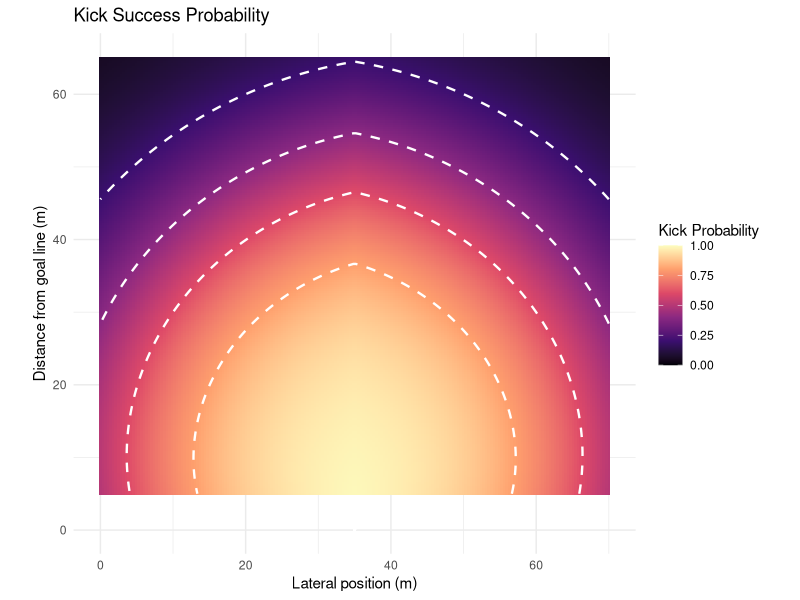
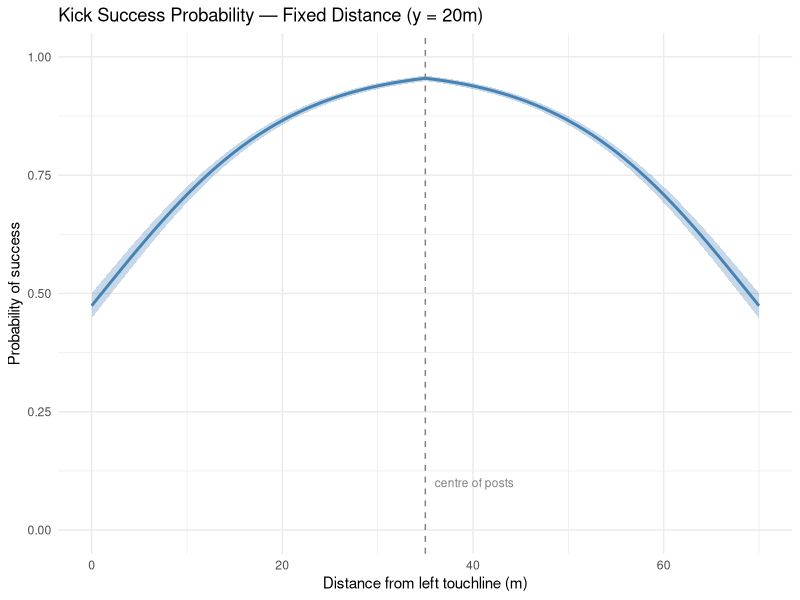
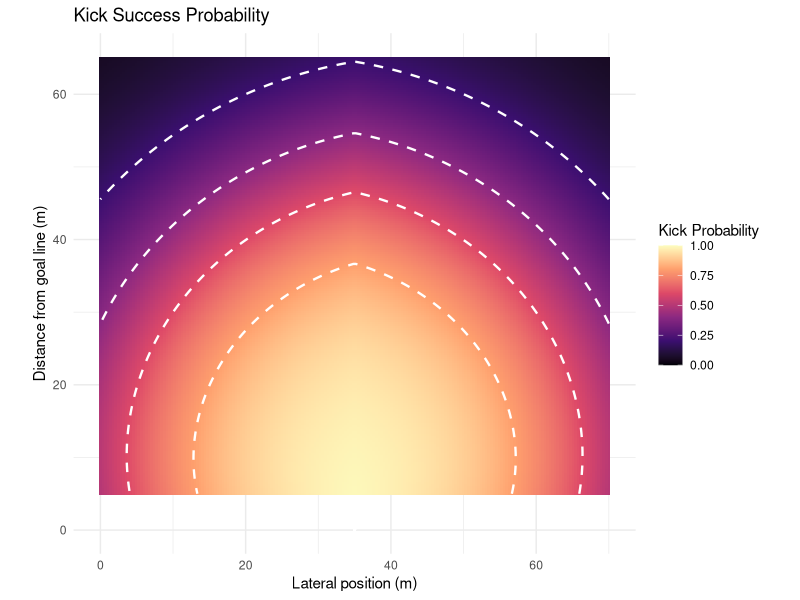
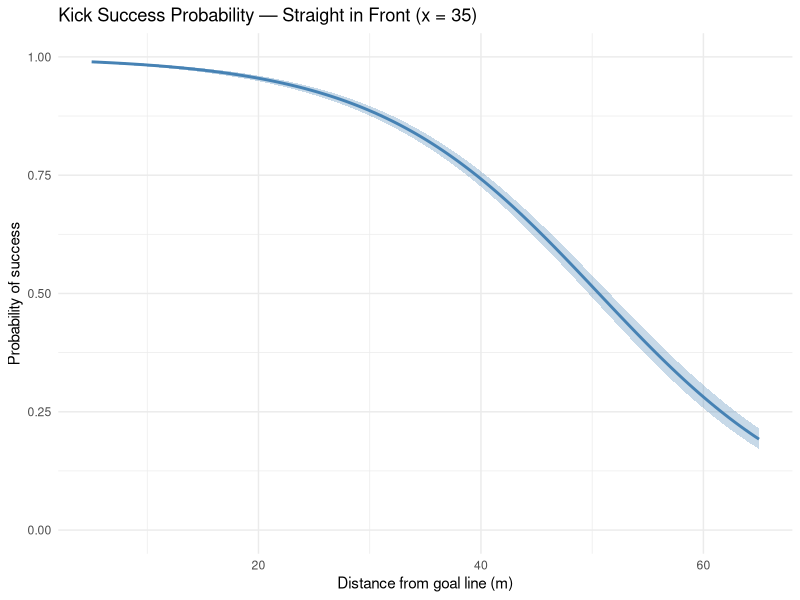
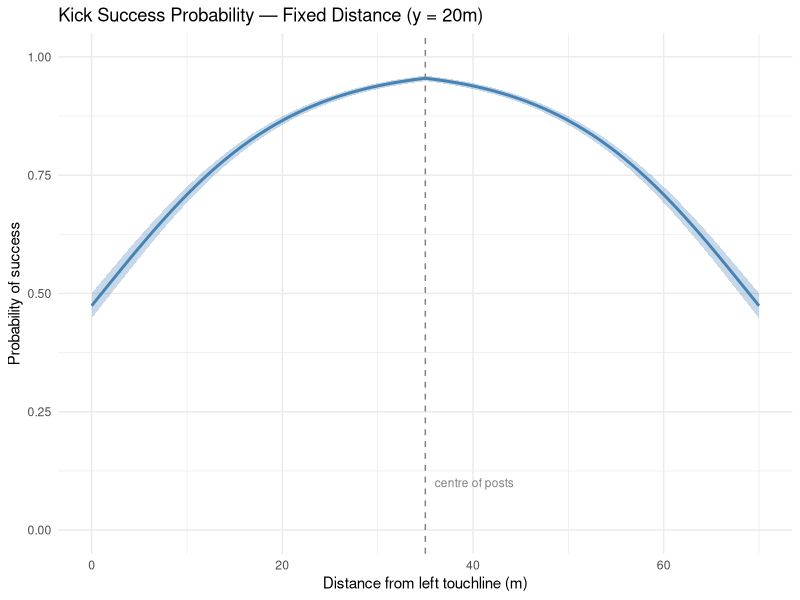

Write the R code that produced these figures, in order.
# run from project root
library(mgcv)
library(tidyverse)
library(tidyr)
library(dplyr)
library(ggplot2)

###############################
### KICKING EXPECTED POINTS ###
###############################

# Load in Penalty Estimated Success Prob

kick_data <- read.csv("data/Goal kicking data.csv")

# Defining Variables

# X1.Metres = distance from left touchline
# Y1.Metres = distance from kicker's team goalline

# Renaming to x and y

kick_data <- kick_data %>%
  rename(x = X1.Metres) %>%
  mutate(
    y = 100 - Y1.Metres
  )

# Filtering for penalty kicks
  
kick_data <- kick_data %>%
  filter(Type == 2)

# Defining makes or misses
kick_data <- kick_data %>%
  mutate(make = ifelse(Quality == 1, 1, 0))

# Filtering for columns that I need

kick_data_small <- kick_data %>%
  select(x, y, make, Distance, PlayerID)

# Computing angle of each kick

kick_data_small <- kick_data_small %>%
  mutate(
    angle = atan2(abs(x - 35), y) * (180 / pi)
  )

# Simple Model

model <- glm(make ~ angle + Distance, 
             family = binomial(link = "logit"), 
             data = kick_data_small)

summary(model)

# Confidence intervals for coefficients
confint(model)

# Predicted probabilities with uncertainty
pred <- predict(model, type = "response", se.fit = TRUE)
kick_data$fitted_prob <- pred$fit
kick_data$lower <- pred$fit - 1.96 * pred$se.fit
kick_data$upper <- pred$fit + 1.96 * pred$se.fit


# Grid of x and y values
grid <- expand.grid(
  x = seq(0, 70, length.out = 200),
  y = seq(5, 65, length.out = 200)
)

# Compute angle and distance to posts (x=35, y=0)
grid <- grid %>%
  mutate(
    angle = atan2(abs(x - 35), y) * (180 / pi),
    Distance = sqrt((x - 35)^2 + y^2)
  )

# Predict probabilities
grid$prob <- predict(model, newdata = grid, type = "response")

# Turn into Expected Points
grid$expected_points <- 3*grid$prob

# Contour thresholds
thresholds <- c(0.2, 0.4, 0.6, 0.8)

# Plot
kick_prob_plot <- ggplot(grid, aes(x = x, y = y, fill = prob)) +
  geom_tile() +
  geom_contour(aes(z = prob),
               breaks = thresholds,
               color = "white",
               linewidth = 0.8,
               linetype = "dashed") +
  scale_fill_viridis_c(option = "magma", name = "Kick Probability",
                       limits = c(0, 1)) +
  geom_point(aes(x = 35, y = 0), color = "white", size = 3, shape = 4) +
  coord_fixed() +
  labs(
    title = "Kick Success Probability",
    x = "Lateral position (m)",
    y = "Distance from goal line (m)"
  ) +
  theme_minimal()

kick_prob_plot

ggsave("plots/kick_prob_plot.png", kick_prob_plot,
       width = 10, height = 8, dpi = 300)

# Showing confidence interval

# Cross section: straight in front of posts (x = 35), vary distance
cross_section <- data.frame(
  y = seq(5, 65, length.out = 200),
  x = 35
) %>%
  mutate(
    angle = atan2(abs(x - 35), y) * (180 / pi),
    Distance = sqrt((x - 35)^2 + y^2)
  )

# Predict with standard errors (on log-odds scale, then transform)
pred <- predict(model, newdata = cross_section, type = "link", se.fit = TRUE)

cross_section <- cross_section %>%
  mutate(
    fit_logit = pred$fit,
    se = pred$se.fit,
    prob = plogis(fit_logit),
    lower = plogis(fit_logit - 1.96 * se),
    upper = plogis(fit_logit + 1.96 * se)
  )

# Plot
cross_section_plot <- ggplot(cross_section, aes(x = y)) +
  geom_ribbon(aes(ymin = lower, ymax = upper), fill = "steelblue", alpha = 0.3) +
  geom_line(aes(y = prob), color = "steelblue", linewidth = 1) +
  labs(
    title = "Kick Success Probability — Straight in Front (x = 35)",
    x = "Distance from goal line (m)",
    y = "Probability of success"
  ) +
  scale_y_continuous(limits = c(0, 1)) +
  theme_minimal()

ggsave("plots/cross_section_plot.png", cross_section_plot,
       width = 10, height = 8, dpi = 300)

# Cross section: fix y = 20, vary x from 0 to 70

cross_section_angle <- data.frame(
  x = seq(0, 70, length.out = 200),
  y = 20
) %>%
  mutate(
    angle = atan2(abs(x - 35), y) * (180 / pi),
    Distance = sqrt((x - 35)^2 + y^2)
  )

# Predict with standard errors (on log-odds scale, then transform)
pred_angle <- predict(model, newdata = cross_section_angle, type = "link", se.fit = TRUE)

cross_section_angle <- cross_section_angle %>%
  mutate(
    fit_logit = pred_angle$fit,
    se = pred_angle$se.fit,
    prob = plogis(fit_logit),
    lower = plogis(fit_logit - 1.96 * se),
    upper = plogis(fit_logit + 1.96 * se)
  )

# Plot
cross_section_angle_plot <- ggplot(cross_section_angle, aes(x = x)) +
  geom_ribbon(aes(ymin = lower, ymax = upper), fill = "steelblue", alpha = 0.3) +
  geom_line(aes(y = prob), color = "steelblue", linewidth = 1) +
  geom_vline(xintercept = 35, linetype = "dashed", color = "gray50") +
  annotate("text", x = 36, y = 0.1, label = "centre of posts", 
           hjust = 0, color = "gray50", size = 3) +
  labs(
    title = "Kick Success Probability — Fixed Distance (y = 20m)",
    x = "Distance from left touchline (m)",
    y = "Probability of success"
  ) +
  scale_y_continuous(limits = c(0, 1)) +
  theme_minimal()

cross_section_angle_plot

ggsave("plots/cross_section_angle_plot.png", cross_section_angle_plot,
       width = 10, height = 8, dpi = 300)

#################################
### Expected Points of a Miss ###
#################################
